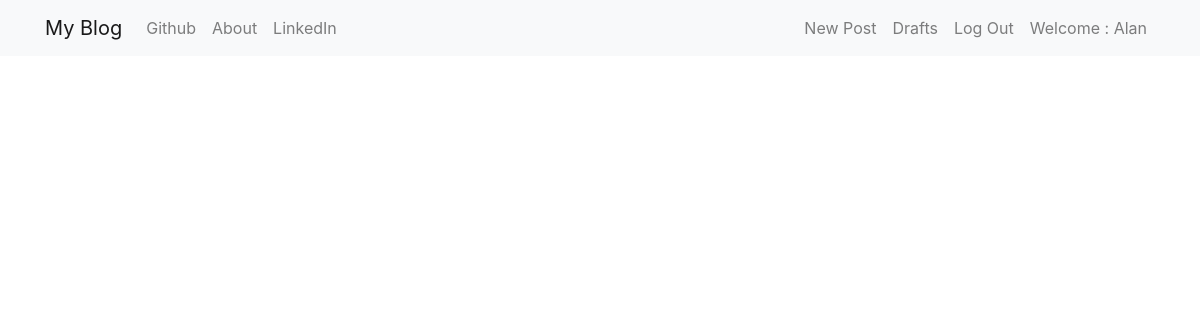
Before: /drafts/ (signed in) with the older database file.
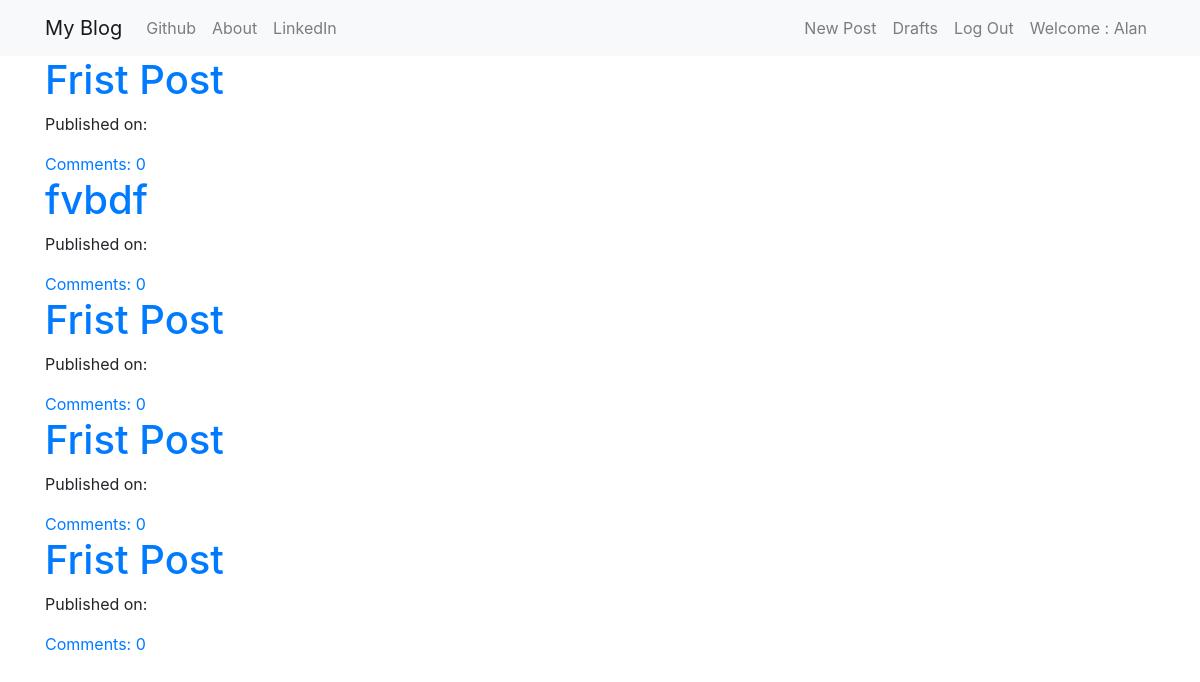
After: the same page with the newer database file.
### blog/models.py (models this page shows, shortened)
class Post(models.Model):
    author = models.ForeignKey('auth.User',on_delete=models.CASCADE,)
    title = models.CharField(max_length=200)
    text = models.TextField()
    created_date = models.DateTimeField(default=timezone.now)
    published_date = models.DateTimeField(blank=True, null=True)
    def approve_comments(self):
        return self.comments.filter(approved_comment=True)

### blog/views.py (the view)
# urls.py: path('drafts/', views.DraftListView.as_view(),name='post_draft_list'),
class DraftListView(LoginRequiredMixin, ListView):
    login_url = '/login/'
    redirect_field_name = 'blog/post_list.html'
    model = Post
    def get_queryset(self):
        return Post.objects.filter(published_date__isnull=True).order_by('created_date')

### blog/templates/blog/post_list.html
{% extends "blog/base.html" %}
{% block content %}
<div class="centerstage">
    {% for post in post_list %}
        <div class="post">
            <h1><a href="{% url 'post_detail' pk=post.pk %}">{{post.title}}</a></h1>
            <div class="date">
                <p>Published on: {{post.published|date:"d-m-Y"}}</p>
            </div>
            <a href="{% url 'post_detail' pk=post.pk %}">Comments: {{post.approve_comments.count}}</a>
        </div>
    {% endfor %}
</div>
{% endblock %}

### blog/templates/blog/base.html (shortened to what this page needs)
<!DOCTYPE html>
{% load staticfiles %}
<html>
<head>
    <link rel="stylesheet" type="text/css" media="screen" href="{% static 'css/blog.css' %}" />
     <link rel="stylesheet" href="https://stackpath.bootstrapcdn.com/bootstrap/4.1.3/css/bootstrap.min.css">
    <link rel="stylesheet" href="//cdn.jsdelivr.net/npm/medium-editor@latest/dist/css/medium-editor.min.css" type="text/css" media="screen" charset="utf-8">
</head>
<body>
    <nav class="navbar navbar-expand-lg navbar-light bg-light">
        <div class="container">
            <ul class="navbar-nav">
                <li><a class="navbar-brand bigbrand" href="{% url 'post_list' %}">My Blog</a></li>
                <li><a class="nav-link" href="https://www/github.com">Github</a></li>
                <li><a class="nav-link" href="{% url 'about' %}">About</a></li>
                <li><a class="nav-link" href="https://www/linkedin.com">LinkedIn</a></li>
            </ul>
            <ul class="navbar-nav ml-auto nav-fill">
                {% if user.is_authenticated %}
                    <li>
                        <a class="nav-link" href="{% url 'post_new' %}">New Post</a>
                    </li>
                    <li>
                        <a class="nav-link" href="{% url 'post_draft_list' %}">Drafts</a>
                    </li>
                    <li>
                        <a class="nav-link" href="{% url 'logout' %}">Log Out</a>
                    </li>
                    <li>
                        <a class="nav-link">Welcome : {{user.username}} </a>
                    </li>
                {% else %}
                    <li>
                        <a href="{% url 'login' %}"><span class="glyphicon-user">LogIn</span></a>
                    </li>
                {% endif %}
            </ul>
        </div>
    </nav>
    <div class="container content">
        <div class="row">
            <div class="col-md-8">
                <div class="blog_post">
                    {% block content %}
                    {% endblock %}
                </div>
            </div>
        </div>
    </div>
</body>
</html>

### blog/static/css/blog.css (style rules this page uses)
.bigbrand { font-size: 1.5em; }
.centerstage { margin: auto; }

Changed rows visible on the page:
added Post: title "Frist Post", approve_comments.count "0"
added Post: title "fvbdf", approve_comments.count "0"
added Post: title "Frist Post", approve_comments.count "0"
added Post: title "Frist Post", approve_comments.count "0"
added Post: title "Frist Post", approve_comments.count "0"
